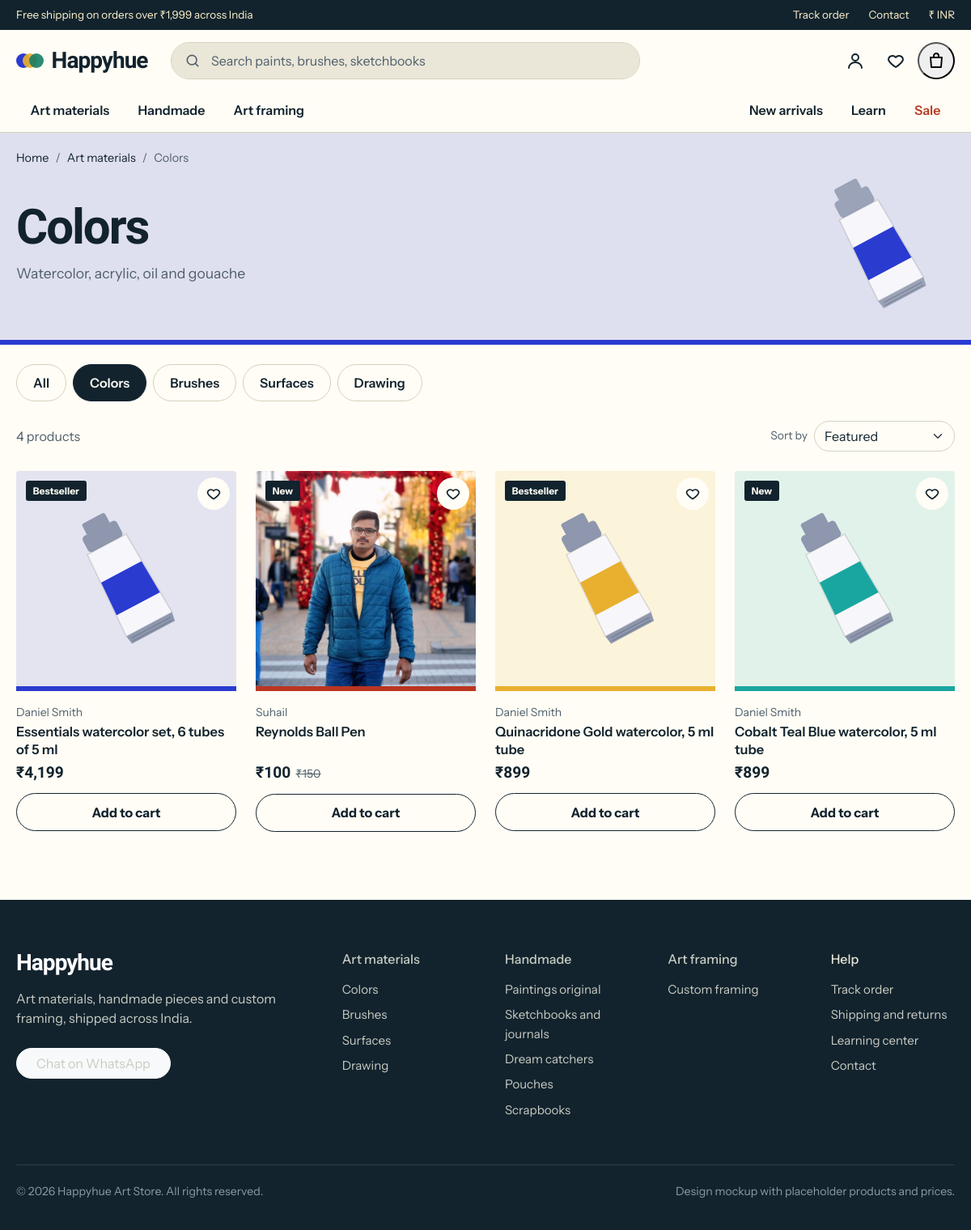
The page /shop/colors/ on the database its author committed.
### store/models.py (models this page shows, shortened)
class Category(models.Model):
    parent = models.ForeignKey(
        "self", null=True, blank=True, on_delete=models.CASCADE, related_name="children"
    )
    name = models.CharField(max_length=80)
    slug = models.SlugField(unique=True)
    blurb = models.CharField(
        max_length=160, blank=True, help_text="One line shown on category tiles and at the top of the list page."
    )
    menu_blurb = models.CharField(
        max_length=120, blank=True, help_text="Shorter line for the mega menu. Falls back to the blurb."
    )
    icon = models.CharField(
        max_length=40, default="a-tube",
        help_text="Illustration id from templates/partials/sprite.html, for example a-tube.",
    )
    colors = models.CharField(
        max_length=60, default="#BA3521,#8A98A3,#CDBF9B", help_text="Up to three hex colors, comma separated."
    )
    sort_order = models.PositiveSmallIntegerField(default=0)
    is_active = models.BooleanField(default=True)
    class Meta:
        ordering = ["sort_order", "name"]
        verbose_name_plural = "categories"
    def get_absolute_url(self):
        return reverse("store:category", args=[self.slug])
    @property
    def c(self):
        return split_colors(self.colors)
    def subtree_ids(self):
        ids = [self.pk]
        frontier = [self.pk]
        while frontier:
            frontier = list(Category.objects.filter(parent_id__in=frontier).values_list("pk", flat=True))
            ids += frontier
        return ids

class Product(models.Model):
    class HomeTab(models.TextChoices):
        NONE = "", "Not on the homepage"
        BEST = "best", "Bestsellers"
        NEW = "new", "New arrivals"
        HAND = "hand", "Handmade picks"
    category = models.ForeignKey(Category, on_delete=models.PROTECT, related_name="products")
    name = models.CharField(max_length=200)
    slug = models.SlugField(max_length=220, unique=True, blank=True)
    brand = models.CharField(max_length=80, help_text="Brand, or the maker for handmade pieces.")
    description = models.TextField(blank=True)
    price = models.DecimalField(max_digits=10, decimal_places=2)
    compare_at_price = models.DecimalField(
        max_digits=10, decimal_places=2, null=True, blank=True,
        help_text="Original price. Shown struck through next to the sale price.",
    )
    badge = models.CharField(max_length=20, blank=True, help_text="For example New, Sale or Bestseller.")
    stock = models.PositiveIntegerField(default=0)
    icon = models.CharField(
        max_length=40, default="a-tube", help_text="Illustration id from templates/partials/sprite.html."
    )
    colors = models.CharField(
        max_length=60, default="#BA3521,#8A98A3,#CDBF9B", help_text="Up to three hex colors, comma separated."
    )
    home_tab = models.CharField(max_length=8, choices=HomeTab.choices, blank=True, default="")
    sort_order = models.PositiveIntegerField(default=0, help_text="Lower numbers come first in Featured order.")
    is_active = models.BooleanField(default=True)
    created_at = models.DateTimeField(auto_now_add=True)
    objects = ProductQuerySet.as_manager()
    class Meta:
        ordering = ["sort_order", "id"]
    @property
    def by(self):
        return self.brand
    @property
    def c(self):
        return split_colors(self.colors)
    @property
    def old_price(self):
        return self.compare_at_price
    @property
    def in_stock(self):
        return self.stock > 0
    def get_absolute_url(self):
        return reverse("store:product", args=[self.slug])
    @property
    def gallery(self):
        return list(self.images.all())
    @property
    def main_image(self):
        images = self.gallery
        return images[0] if images else None

class ProductImage(models.Model):
    product = models.ForeignKey(Product, on_delete=models.CASCADE, related_name="images")
    image = models.ImageField(upload_to="products/%Y/%m/", validators=[validate_image_size])
    alt = models.CharField(max_length=160, blank=True, help_text="Short description for screen readers.")
    sort_order = models.PositiveSmallIntegerField(default=0, help_text="Lower numbers first. The first image is the main one.")
    class Meta:
        ordering = ["sort_order", "id"]

### store/views.py (the view)
# urls.py: path("shop/<slug:slug>/", views.category, name="category"),
def category(request, slug):
    category = get_object_or_404(Category.objects.select_related("parent"), slug=slug, is_active=True)
    pills_root = category.parent or category
    subcategories = pills_root.children.filter(is_active=True)
    sort = request.GET.get("sort", "featured")
    if sort not in SORTS:
        sort = "featured"
    products = (
        Product.objects.active()
        .filter(category__in=category.subtree_ids())
        .order_by(*SORTS[sort][1])
    )
    page_obj = Paginator(products, PAGE_SIZE).get_page(request.GET.get("page"))
    cta_href = next((c.get("cta_href") for c in data.CATEGORIES if c["slug"] == pills_root.slug), "")
    context = {
        "category": category,
        "pills_root": pills_root,
        "subcategories": subcategories,
        "page_obj": page_obj,
        "sort": sort,
        "sorts": [(key, label) for key, (label, _) in SORTS.items()],
        "builder_url": reverse("store:home") + cta_href if cta_href else "",
    }
    return render(request, "category.html", context)

### store/context_processors.py (called while the page is built)
def storefront(request):
    return {
        "store_name": data.STORE_NAME,
        "categories": get_navigation(request),
        "free_shipping_threshold": data.FREE_SHIPPING_THRESHOLD,
        "help_links": data.HELP_LINKS,
    }

### store/models.py (called while the page is built)
def split_colors(value):
    return [c.strip() for c in value.split(",") if c.strip()]

    def active(self):
        return self.filter(is_active=True, category__is_active=True).prefetch_related("images")

### store/navigation.py (called while the page is built)
def _count_label(n):
    return f"{n} item{'s' if n != 1 else ''}" if n else ""

def get_navigation(request):
    if not hasattr(request, "_store_navigation"):
        request._store_navigation = build_navigation()
    return request._store_navigation

### store/templatetags/store_extras.py (called while the page is built)
@register.filter
def inr(value):
    try:
        n = int(round(float(value)))
    except (TypeError, ValueError):
        return value
    digits = str(abs(n))
    if len(digits) > 3:
        head, tail = digits[:-3], digits[-3:]
        groups = []
        while len(head) > 2:
            groups.insert(0, head[-2:])
            head = head[:-2]
        if head:
            groups.insert(0, head)
        digits = ",".join(groups + [tail])
    return f"₹{'-' if n < 0 else ''}{digits}"

@register.filter
def css_vars(colors):
    colors = list(colors)
    c1 = colors[0]
    c2 = colors[1] if len(colors) > 1 else c1
    c3 = colors[2] if len(colors) > 2 else c1
    return f"--c1:{c1};--c2:{c2};--c3:{c3}"

### store/templates/category.html (shortened to what this page needs)
{% extends "base.html" %}
{% load static store_extras %}
{% block content %}
<section class="cat-hero" style="{{ category.c|css_vars }}">
  <div class="container">
    <nav aria-label="Breadcrumb">
      <ol class="breadcrumb">
        <li class="breadcrumb-item"><a href="{% url 'store:home' %}">Home</a></li>
        {% if category.parent %}<li class="breadcrumb-item"><a href="{{ category.parent.get_absolute_url }}">{{ category.parent.name }}</a></li>{% endif %}
        <li class="breadcrumb-item active" aria-current="page">{{ category.name }}</li>
      </ol>
    </nav>
    <div class="cat-hero__body">
      <div>
        <h1>{{ category.name }}</h1>
        {% if category.blurb %}<p>{{ category.blurb }}</p>{% endif %}
      </div>
      <svg class="cat-hero__art" viewBox="0 0 120 120" aria-hidden="true"><use href="#{{ category.icon }}"/></svg>
    </div>
  </div>
</section>
<section class="section pt-4">
  <div class="container">
    {% if subcategories %}
    <ul class="nav nav-pills cat-pills mb-4" aria-label="{{ pills_root.name }} sub-categories">
      <li class="nav-item"><a class="nav-link{% if category.pk == pills_root.pk %} active{% endif %}" href="{{ pills_root.get_absolute_url }}"{% if category.pk == pills_root.pk %} aria-current="page"{% endif %}>All</a></li>
      {% for sub in subcategories %}
      <li class="nav-item"><a class="nav-link{% if sub.pk == category.pk %} active{% endif %}" href="{{ sub.get_absolute_url }}"{% if sub.pk == category.pk %} aria-current="page"{% endif %}>{{ sub.name }}</a></li>
      {% endfor %}
    </ul>
    {% endif %}
    {% if page_obj.paginator.count %}
    <form class="toolbar" method="get">
      <p class="mb-0 text-body-secondary">{{ page_obj.paginator.count }} product{{ page_obj.paginator.count|pluralize }}</p>
      <div class="d-flex align-items-center gap-2">
        <label class="small text-body-secondary" for="sort">Sort by</label>
        <select class="form-select" id="sort" name="sort">
          {% for key, label in sorts %}<option value="{{ key }}"{% if key == sort %} selected{% endif %}>{{ label }}</option>{% endfor %}
        </select>
      </div>
    </form>
    <div class="row row-cols-2 row-cols-lg-4 g-3 g-lg-4">
      {% for p in page_obj %}
      <div class="col">{% include "partials/product_card.html" with p=p %}</div>
      {% endfor %}
    </div>
    {% elif builder_url %}
    <div class="empty-state">
      <h2>Framed to measure</h2>
      <p>Custom framing is made to order. Pick a size, a frame and a mat, and see the result as you build it.</p>
      <a class="btn btn-primary btn-lg rounded-pill px-4" href="{{ builder_url }}">Design your frame</a>
    </div>
    {% else %}
    <div class="empty-state">
      <h2>Nothing here yet</h2>
      <p>New {{ category.name|lower }} are on their way. Have a look at the rest of the shop in the meantime.</p>
      <a class="btn btn-primary btn-lg rounded-pill px-4" href="{% url 'store:home' %}">Back to the shop</a>
    </div>
    {% endif %}
  </div>
</section>
{% endblock %}

### store/templates/base.html (shortened to what this page needs)
{% load static store_extras %}<!doctype html>
<html lang="en" data-bs-theme="light">
<head>
  <link rel="stylesheet" href="https://cdn.jsdelivr.net/npm/bootstrap@5.3.8/dist/css/bootstrap.min.css"
>
  <link rel="stylesheet" href="{% static 'css/site.css' %}">
</head>
<body>
  <div class="announce">
    <div class="container d-flex justify-content-between align-items-center gap-3 py-2">
      <p class="mb-0">Free shipping on orders over {{ free_shipping_threshold|inr }} across India</p>
      <nav class="d-none d-md-flex gap-4" aria-label="Utility">
        <a href="#">Track order</a>
        <a href="#">Contact</a>
        <a href="#">₹ INR</a>
      </nav>
    </div>
  </div>
  <header class="site-header sticky-top bg-body border-bottom">
    <div class="container topbar">
      <a class="brand" href="{% url 'store:home' %}" aria-label="{{ store_name }} Art Store, home">
        <svg viewBox="0 0 34 26" aria-hidden="true"><circle cx="9" cy="13" r="9" fill="#2A3BD0"/><circle cx="17" cy="13" r="9" fill="#E8B02E" opacity=".92"/><circle cx="25" cy="13" r="9" fill="#0F7B63" opacity=".88"/></svg>
        {{ store_name }}
      </a>
      <form class="search" role="search" action="{% url 'store:home' %}" method="get">
        <input id="q" name="q" type="search" class="form-control" placeholder="Search paints, brushes, sketchbooks" autocomplete="off">
      </form>
      <div class="ms-auto d-flex gap-1">
        <a class="icon-btn" href="{% if user.is_authenticated %}{% url 'accounts:orders' %}{% else %}{% url 'accounts:login' %}{% if request.resolver_match.view_name != 'accounts:login' %}?next={{ request.get_full_path|urlencode }}{% endif %}{% endif %}" aria-label="{% if user.is_authenticated %}My account and orders{% else %}Sign in{% endif %}"><svg class="ico" viewBox="0 0 24 24" aria-hidden="true"><use href="#u-user"/></svg></a>
        <a class="icon-btn" href="#" aria-label="Wishlist"><svg class="ico" viewBox="0 0 24 24" aria-hidden="true"><use href="#u-heart"/></svg><span class="count" id="wishCount" hidden>0</span></a>
        <button class="icon-btn" type="button" data-bs-toggle="offcanvas" data-bs-target="#cartDrawer" aria-controls="cartDrawer" aria-label="Open cart">
          <svg class="ico" viewBox="0 0 24 24" aria-hidden="true"><use href="#u-bag"/></svg><span class="count" id="cartCount" hidden>0</span>
        </button>
      </div>
    </div>
    <nav class="d-none d-lg-block" aria-label="Shop categories">
      <div class="container">
        <ul class="nav cats">
          {% for cat in categories %}
          <li class="nav-item">
            <a class="nav-link" href="{{ cat.url }}">{{ cat.name }}</a>
          </li>
          {% endfor %}
          <li class="nav-item ms-auto"><a class="nav-link" href="{% url 'store:home' %}#shop">New arrivals</a></li>
          <li class="nav-item"><a class="nav-link" href="{% url 'store:home' %}#learn">Learn</a></li>
          <li class="nav-item"><a class="nav-link text-sale" href="{% url 'store:home' %}#shop">Sale</a></li>
        </ul>
      </div>
    </nav>
  </header>
  <main id="main">
    {% block content %}{% endblock %}
  </main>
  <footer class="foot">
    <div class="container">
      <div class="row g-5">
        <div class="col-lg-4">
          <span class="brand text-white">{{ store_name }}</span>
          <p class="foot-muted mt-3 mb-4">Art materials, handmade pieces and custom framing, shipped across India.</p>
          <a class="btn btn-light rounded-pill px-4" href="#">Chat on WhatsApp</a>
        </div>
        {% for cat in categories %}
        <div class="col-6 col-lg-2">
          <h3 class="h6 mb-3"><a href="{{ cat.url }}">{{ cat.name }}</a></h3>
          <ul class="list-unstyled mb-0">
            {% for child in cat.children %}<li class="mb-2"><a href="{{ child.url }}">{{ child.name }}</a></li>{% endfor %}
          </ul>
        </div>
        {% endfor %}
        <div class="col-6 col-lg-2">
          <h3 class="h6 mb-3">Help</h3>
          <ul class="list-unstyled mb-0">
            {% for link in help_links %}<li class="mb-2"><a href="#">{{ link }}</a></li>{% endfor %}
          </ul>
        </div>
      </div>
      <div class="foot-legal d-flex flex-wrap justify-content-between gap-2">
        <span>© {% now "Y" %} {{ store_name }} Art Store. All rights reserved.</span>
        <span>Design mockup with placeholder products and prices.</span>
      </div>
    </div>
  </footer>
</body>
</html>

### store/templates/partials/product_card.html
{% load store_extras l10n %}
<article class="pcard" style="{{ p.c|css_vars }}">
  <div class="pcard-img" style="position:relative;overflow:hidden">
    {% with img=p.main_image %}{% if img %}<a href="{{ p.get_absolute_url }}" tabindex="-1" aria-hidden="true"><img src="{{ img.image.url }}" alt="" loading="lazy" style="position:absolute;inset:0;width:100%;height:100%;object-fit:cover"></a>{% endif %}{% endwith %}
    {% if p.badge %}<span class="badge pcard-badge{% if p.badge == 'Sale' %} pcard-badge--sale{% endif %}">{{ p.badge }}</span>{% endif %}
    <button class="wish" type="button" data-wish="{{ p.id }}" aria-pressed="false" aria-label="Save {{ p.name }} to wishlist">
      <svg class="ico" viewBox="0 0 24 24" aria-hidden="true"><use href="#u-heart"/></svg>
    </button>
    {% if not p.main_image %}<svg viewBox="0 0 120 120" aria-hidden="true"><use href="#{{ p.icon }}"/></svg>{% endif %}
  </div>
  <div class="pt-3">
    <p class="small text-body-secondary mb-0">{{ p.by }}</p>
    <h3 class="pcard-name"><a href="{{ p.get_absolute_url }}" class="text-reset text-decoration-none">{{ p.name }}</a></h3>
    <p class="pcard-price mb-0">{{ p.price|inr }}{% if p.old_price %}<s>{{ p.old_price|inr }}</s>{% endif %}</p>
    {% if p.in_stock %}
    <button class="btn btn-ink w-100 mt-3" type="button" data-add
            data-id="{{ p.id }}" data-name="{{ p.name }}" data-by="{{ p.by }}"
            data-price="{{ p.price|unlocalize }}" data-icon="{{ p.icon }}" data-colors="{{ p.c|join:',' }}">Add to cart</button>
    {% else %}
    <button class="btn btn-ink w-100 mt-3" type="button" disabled>Sold out</button>
    {% endif %}
  </div>
</article>

### rows shown on the page
Category: name "Art materials", name "Art materials"
Category: name "Handmade", name "Handmade"
Category: name "Art framing", name "Art framing"
Category: parent.name "Art materials", name "Colors", blurb "Watercolor, acrylic, oil and gouache", name "Colors"
Category: name "Brushes", name "Brushes"
Category: name "Surfaces", name "Surfaces"
Category: name "Drawing", name "Drawing"
Product: badge "Bestseller", by "Daniel Smith", name "Essentials watercolor set, 6 tubes of 5 ml", price|inr "₹4,199"
Product: main_image.image (picture), badge "New", by "Suhail", name "Reynolds Ball Pen", price|inr "₹100", old_price|inr "₹150"
Product: badge "Bestseller", by "Daniel Smith", name "Quinacridone Gold watercolor, 5 ml tube", price|inr "₹899"
Product: badge "New", by "Daniel Smith", name "Cobalt Teal Blue watercolor, 5 ml tube", price|inr "₹899"
Category: name "Paintings original"
Category: name "Sketchbooks and journals"
Category: name "Dream catchers"
Category: name "Pouches"
Category: name "Scrapbooks"
Category: name "Custom framing"

### other values the page prints
{{ free_shipping_threshold|inr }} "₹1,999"
{{ store_name }} "Happyhue"
{{ page_obj.paginator.count }} "4"
{{ link }} "Track order" "Shipping and returns" "Learning center" "Contact"
form field sort "Featured"
